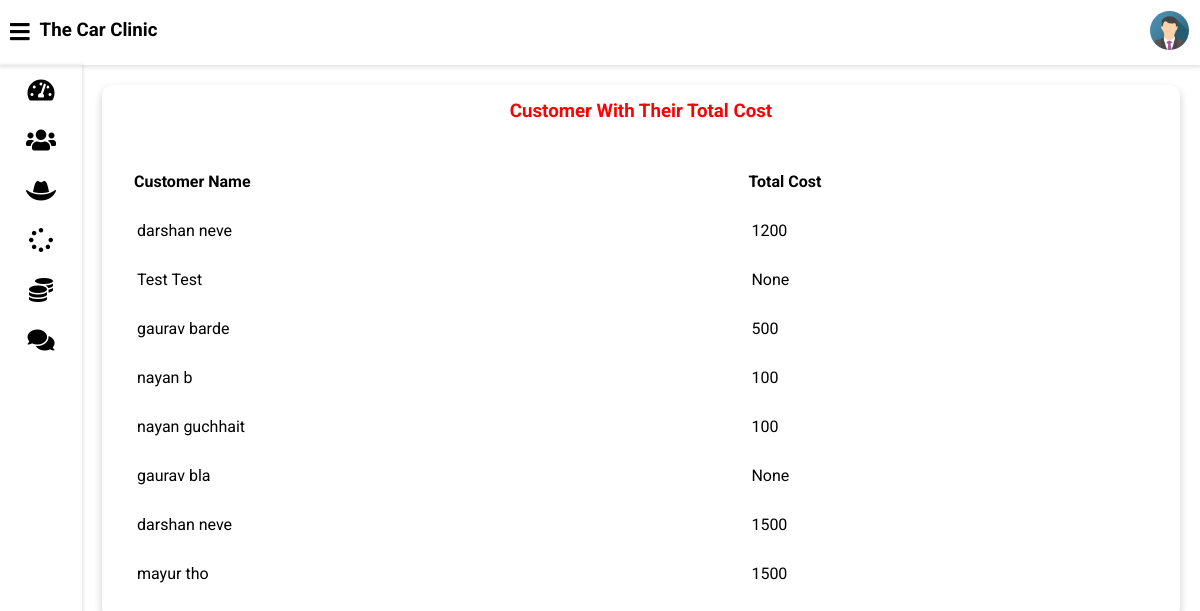
The app's page /admin-view-customer-invoice (signed in) with its own data.
### vehicle/models.py (models this page shows, shortened)
class Customer(models.Model):
    user=models.OneToOneField(User,on_delete=models.CASCADE)
    profile_pic= models.ImageField(upload_to='profile_pic/CustomerProfilePic/',null=True,blank=True)
    address = models.CharField(max_length=40)
    mobile = models.CharField(max_length=20,null=False)
    @property
    def get_name(self):
        return self.user.first_name+" "+self.user.last_name

### vehicle/views.py (the view)
# urls.py: path('admin-view-customer-invoice', views.admin_view_customer_invoice_view,name='admin-view-customer-invoice'),
@login_required(login_url='adminlogin')
def admin_view_customer_invoice_view(request):
    enquiry=models.Request.objects.values('customer_id').annotate(Sum('cost'))
    print(enquiry)
    customers=[]
    for enq in enquiry:
        print(enq)
        customer=models.Customer.objects.get(id=enq['customer_id'])
        customers.append(customer)
    return render(request,'vehicle/admin_view_customer_invoice.html',{'data':zip(customers,enquiry)})

### templates/vehicle/admin_view_customer_invoice.html
{% extends 'vehicle/adminbase.html' %}
{% block content %}
	<div class="wrapper">
		<div class="row">
			<div class="col-12 col-m-12 col-sm-12">
				<div class="card">
					<div class="card-header">
						<h3 style="color:red; text-align:center" >Customer With Their Total Cost
						</h3>
					</div>
					<div class="card-content">
						<table>
							<thead>
                <tr>
                  <th>Customer Name</th>
									<th>Total Cost</th>
                </tr>
							</thead>
							<tbody>
                {% for c,r in data %}
                <tr>
                  <td> {{c.get_name}}</td>
									<td>{{r.cost__sum}}</td>
                </tr>
                {% endfor %}
							</tbody>
						</table>
					</div>
				</div>
			</div>
		</div>
<br><br><br><br><br><br><br><br><br><br><br><br><br><br><br><br>
	</div>
{% endblock content %}

### templates/vehicle/adminbase.html (shortened to what this page needs)
<!DOCTYPE html>
{% load static %}
<html>
<head>
	<link rel="stylesheet" type="text/css" href="https://cdnjs.cloudflare.com/ajax/libs/Chart.js/2.9.3/Chart.min.css">
	<link rel="stylesheet" type="text/css" href="{% static "fontawesome-free/css/all.min.css" %}">
	<link rel="stylesheet" type="text/css" href="{% static "style.css" %}">
</head>
<body class="overlay-scrollbar">
	<div class="navbar">
		<ul class="navbar-nav">
			<li class="nav-item">
				<a class="nav-link">
					<i class="fas fa-bars" onclick="collapseSidebar()"></i>
				</a>
			</li>
			<li class="nav-item">
				<h3>The Car Clinic</h3>
			</li>
		</ul>
		<ul class="navbar-nav nav-right">
			<li class="nav-item avt-wrapper">
				<div class="avt dropdown">
					<img src="{% static "images/admin.png" %} " alt="User image" class="dropdown-toggle" data-toggle="user-menu">
				</div>
			</li>
		</ul>
	</div>
	<div class="sidebar">
		<ul class="sidebar-nav">
			<li class="sidebar-nav-item">
				<a href="/admin-dashboard" class="sidebar-nav-link">
					<div>
						<i class="fas fa-tachometer-alt"></i>
					</div>
				</a>
			</li>
			<li class="sidebar-nav-item">
				<a href="/admin-customer" class="sidebar-nav-link">
					<div>
						<i class="fas fa-users"></i>
					</div>
				</a>
			</li>
			<li  class="sidebar-nav-item">
				<a href="/admin-mechanic" class="sidebar-nav-link">
					<div>
					<i class="fas fa-hat-cowboy"></i>
					</div>
				</a>
			</li>
			<li  class="sidebar-nav-item">
				<a href="/admin-request" class="sidebar-nav-link">
					<div>
						<i class="fas fa-spinner"></i>
					</div>
				</a>
			</li>
			<li  class="sidebar-nav-item">
				<a href="/admin-report" class="sidebar-nav-link">
					<div>
						<i class="fas fa-coins"></i>
					</div>
				</a>
			</li>
			<li  class="sidebar-nav-item">
				<a href="/admin-feedback" class="sidebar-nav-link">
					<div>
					<i class="fas fa-comments"></i>
					</div>
				</a>
			</li>
		</ul>
	</div>
<div>
	<div class="content">
		{% block content %}
		{% endblock content %}
	</div>
</div>
</body>
</html>

### static/style.css (style rules this page uses)
* { box-sizing: border-box; }
body { font-family: 'Roboto', sans-serif; background: var(--main-bg-color); color: var(--main-color); margin: 0; }
.navbar { display: flex; flex-direction: row; background: var(--main-bg-color); color: var(--main-color); position: fixed; top: 0; right: 0; left: 0; z-index: 101; box-shadow: rgba(0,0,0,0.12) 0px 1px 4px 1px; }
.navbar-nav { list-style: none; display: flex; flex-direction: row; padding-left: 0; margin-bottom: 0; margin-top: 0; }
.nav-link { float: left; text-align: center; padding: 21px 10px; text-decoration: none; font-size: 17px; color: var(--second-color); position: relative; }
.navbar-nav i { font-size: 1.4rem; }
.nav-right { margin-left: auto; }
.avt img { width: 39px; height: 39px; border-radius: 50%; }
.avt { padding: 11px }
.dropdown { position: relative; }
.wrapper { padding: 10px; margin-left: 82px; padding-top: 75px; background: var(--second-bg-color); transition: margin-left .5s; }
.sidebar { width: 82px; height: 100vh; position: fixed; margin-top: 65px; background: var(--main-bg-color); box-shadow: rgba(0,0,0,0.12) 0px 1px 4px 1px; overflow: hidden; z-index: 100; transition: width .5s; }
.sidebar-nav { list-style: none; padding: 0; margin: 0; display: flex; flex-direction: column; align-items: center; height: 100vh; }
.sidebar-nav-item { width: 100%; }
.sidebar-nav-link { display: flex; align-items: center; color: var(--main-color); text-decoration: none; }
.sidebar-nav-link i { font-size: 1.5rem; color: var(--second-color); position: absolute; left: 50%; top: 50%; transform: translate(-50%, -50%); }
.sidebar-nav-link div { min-width: 82px; height: 50px; position: relative; }
.row { display: flex; flex-wrap: wrap; flex-direction: row; }
.row:after, .row:before { box-sizing: border-box; }
[class*="col-"] { padding: 10px; }
@media only screen and (min-width: 600px) { .col-sm-12 { width: 100%; } }
@media only screen and (min-width: 768px) { .col-m-12 { width: 100%; } }
@media only screen and (min-width: 992px) { .col-12 { width: 100%; } }
.card { background: var(--main-bg-color); color: var(--main-color); border-radius: 10px; margin-bottom: 10px; box-shadow: 0 4px 8px 0 rgba(0,0,0,0.2); }
.card-header { padding: 15px 30px; border-bottom: 1px solid var(--second-bg-color); position: relative; }
.card-header h3 { margin: 0; }
.card-content { padding: 20px; overflow-x: auto; }
table { border-collapse: collapse; width: 100%; }
table td { border-top: 1px solid var(--second-bg-color); padding: 15px; }
table th { border-top: 1px solid var(--second-bg-color); border-bottom: 1px solid var(--second-bg-color); padding: 15px 12px; text-align: left; }

### records on screen
Customer: get_name "darshan neve", cost__sum "1200"
Customer: get_name "Test Test", cost__sum "None"
Customer: get_name "gaurav barde", cost__sum "500"
Customer: get_name "nayan b", cost__sum "100"
Customer: get_name "nayan guchhait", cost__sum "100"
Customer: get_name "gaurav bla", cost__sum "None"
Customer: get_name "darshan neve", cost__sum "1500"
Customer: get_name "mayur tho", cost__sum "1500"
